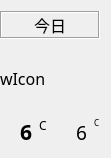
   <widget class="QWidget" name="verticalLayoutWidget_2">
    <property name="geometry">
     <rect>
      <x>610</x>
      <y>440</y>
      <width>111</width>
      <height>151</height>
     </rect>
    </property>
    <property name="font">
     <font>
      <family>微软雅黑 Light</family>
      <pointsize>12</pointsize>
     </font>
    </property>
    <layout class="QVBoxLayout" name="verticalLayout_2">
     <property name="spacing">
      <number>7</number>
     </property>
     <property name="sizeConstraint">
      <enum>QLayout::SetDefaultConstraint</enum>
     </property>
     <property name="leftMargin">
      <number>0</number>
     </property>
     <item>
      <widget class="QLabel" name="label_Day">
       <property name="font">
        <font>
         <family>微软雅黑 Light</family>
         <pointsize>12</pointsize>
        </font>
       </property>
       <property name="frameShape">
        <enum>QFrame::Box</enum>
       </property>
       <property name="frameShadow">
        <enum>QFrame::Sunken</enum>
       </property>
       <property name="text">
        <string>今日</string>
       </property>
       <property name="alignment">
        <set>Qt::AlignCenter</set>
       </property>
      </widget>
     </item>
     <item>
      <widget class="QLabel" name="label_weatherIcon01">
       <property name="enabled">
        <bool>true</bool>
       </property>
       <property name="sizePolicy">
        <sizepolicy hsizetype="Maximum" vsizetype="Preferred">
         <horstretch>0</horstretch>
         <verstretch>0</verstretch>
        </sizepolicy>
       </property>
       <property name="minimumSize">
        <size>
         <width>64</width>
         <height>64</height>
        </size>
       </property>
       <property name="font">
        <font>
         <family>微软雅黑 Light</family>
         <pointsize>12</pointsize>
        </font>
       </property>
       <property name="text">
        <string>wIcon</string>
       </property>
      </widget>
     </item>
     <item>
      <layout class="QHBoxLayout" name="horizontalLayout_11">
       <item>
        <layout class="QHBoxLayout" name="horizontalLayout_9">
         <item>
          <widget class="QLabel" name="label_tempi_high">
           <property name="sizePolicy">
            <sizepolicy hsizetype="MinimumExpanding" vsizetype="Preferred">
             <horstretch>0</horstretch>
             <verstretch>0</verstretch>
            </sizepolicy>
           </property>
           <property name="font">
            <font>
             <family>微软雅黑 Light</family>
             <pointsize>16</pointsize>
             <weight>75</weight>
             <bold>true</bold>
            </font>
           </property>
           <property name="text">
            <string>6</string>
           </property>
           <property name="alignment">
            <set>Qt::AlignRight|Qt::AlignTrailing|Qt::AlignVCenter</set>
           </property>
          </widget>
         </item>
         <item>
          <widget class="QLabel" name="label_temp_2">
           <property name="font">
            <font>
             <family>微软雅黑 Light</family>
             <pointsize>9</pointsize>
            </font>
           </property>
           <property name="text">
            <string>C</string>
           </property>
           <property name="alignment">
            <set>Qt::AlignLeading|Qt::AlignLeft|Qt::AlignTop</set>
           </property>
          </widget>
         </item>
        </layout>
       </item>
       <item>
        <layout class="QHBoxLayout" name="horizontalLayout_10">
         <item>
          <widget class="QLabel" name="label_tempi_low">
           <property name="sizePolicy">
            <sizepolicy hsizetype="MinimumExpanding" vsizetype="Preferred">
             <horstretch>0</horstretch>
             <verstretch>0</verstretch>
            </sizepolicy>
           </property>
           <property name="font">
            <font>
             <family>微软雅黑 Light</family>
             <pointsize>14</pointsize>
            </font>
           </property>
           <property name="text">
            <string>6</string>
           </property>
           <property name="alignment">
            <set>Qt::AlignRight|Qt::AlignTrailing|Qt::AlignVCenter</set>
           </property>
          </widget>
         </item>
         <item>
          <widget class="QLabel" name="label_temp_3">
           <property name="font">
            <font>
             <family>微软雅黑 Light</family>
             <pointsize>6</pointsize>
            </font>
           </property>
           <property name="text">
            <string>C</string>
           </property>
           <property name="alignment">
            <set>Qt::AlignLeading|Qt::AlignLeft|Qt::AlignTop</set>
           </property>
          </widget>
         </item>
        </layout>
       </item>
      </layout>
     </item>
    </layout>
   </widget>
